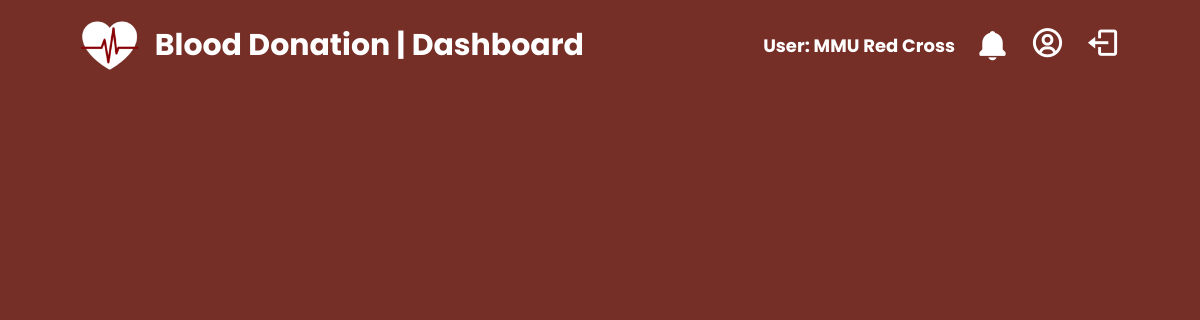
The app's page /admin_approval (signed in), older data.
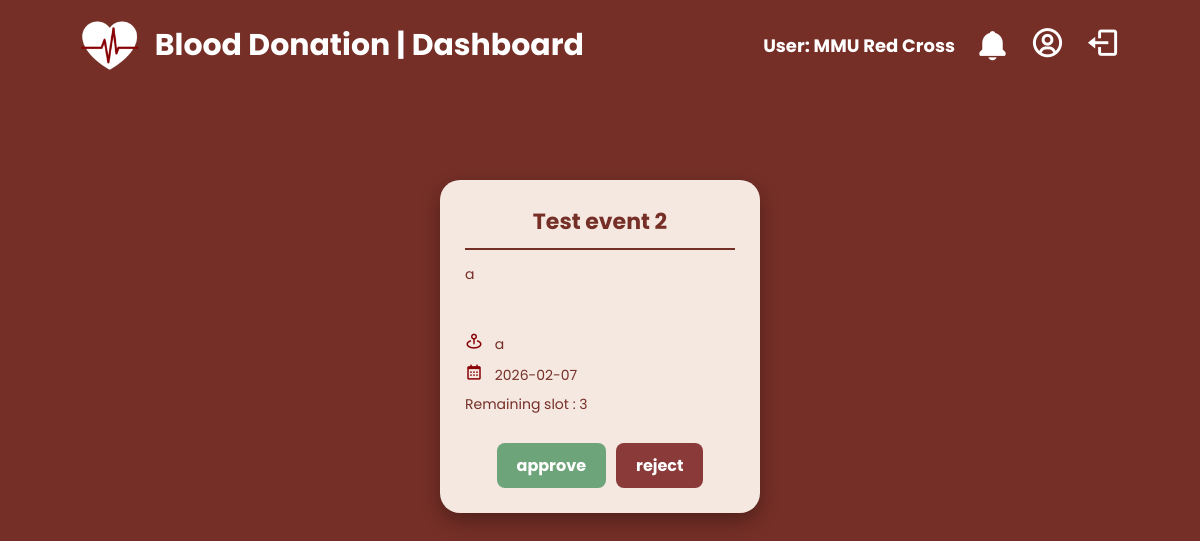
The same page, newer data.
### tables this page shows
CREATE TABLE DonationEvent (
    eventID VARCHAR(20) NOT NULL,
    eventName VARCHAR(100) NOT NULL,
    eventDate DATE NOT NULL,
    eventLocation VARCHAR(20) NOT NULL,
    description VARCHAR(50) NOT NULL,
    userID VARCHAR(20) NOT NULL, -- Links to EventOrganiser 
    availableSlots INT NOT NULL,
    status VARCHAR(15) NOT NULL, -- Pending, Approved, Rejected 
    PRIMARY KEY (eventID),
    FOREIGN KEY (userID) REFERENCES EventOrganiser(userID)
);

### app.py (the view)
@app.route("/admin_approval")
def admin_approval():
    conn = sqlite3.connect("database.db")
    conn.row_factory = sqlite3.Row
    cur = conn.cursor()
    cur.execute("SELECT * FROM DonationEvent WHERE status='Pending'")
    events = cur.fetchall()
    conn.close()
    return render_template(
        "admin_approval.html",
        events=events
    )

### templates/admin_approval.html (shortened to what this page needs)
<!DOCTYPE html>
<html lang="en">
<head>
    <link href='https://unpkg.com/boxicons@2.1.4/css/boxicons.min.css' rel='stylesheet'>
</head>
<body>
    <div class="navbar">
        <div class="navbar-header">
            <img src="/static/logo-heart.png" class="logo-img">
            <a href="{{ url_for('admin_dashboard') }}">Blood Donation | Dashboard</a>
        </div>
        <div class="right-nav">
            <h1>User: {{ session['username'] }}</h1>
            <i class='bx bxs-bell' onclick="toggleNotif()"></i>
            <a href="#"><i class='bx bx-user-circle' style="color:white"></i></a>
            <a href="{{ url_for('login') }}"><i class='bx bx-log-out' style="color:white"></i></a>
        </div>
    </div>
    <div class="main-content">
        <div class="event-container">
            {% for event in events %}
            <div class="event-card">
                <div class="card-top">
                    <h2>{{ event.eventName }}</h2>
                    <div class="line"></div>
                    <p class="desc">{{ event.description }}</p>
                </div>
                <div class="card-middle">
                    <p><i class='bx bx-map-pin'></i> {{ event.eventLocation }}</p>
                    <p><i class='bx bx-calendar'></i> {{ event.eventDate }}</p>
                    <p>Remaining slot : {{ event.availableSlots }}</p>
                </div>
                <div class="action-btns">
                    <a href="{{ url_for('update_status', eventID=event.eventID, action='approve') }}" class="btn-approve">approve</a>
                    <a href="{{ url_for('update_status', eventID=event.eventID, action='reject') }}" class="btn-reject">reject</a>
                </div>
            </div>
            {% endfor %}
        </div>
    </div>
</body>
</html>

### templates/admin_approval.html (style rules this page uses)
* { box-sizing: border-box; font-family: 'Poppins', sans-serif; }
body { margin: 0; background-color: #752f27; scroll-behavior: smooth; }
.navbar { position: fixed; top: 0; width: 100%; height: 90px; background: #752f27; display: flex; justify-content: space-between; align-items: center; padding: 0 80px; z-index: 1000; }
.navbar-header { display: flex; align-items: center; gap: 15px; }
.logo-img { height: 50px; }
.navbar-header a { color: white; font-size: 30px; text-decoration: none; font-weight: 700; }
.right-nav { display: flex; align-items: center; gap: 20px; }
.right-nav h1 { font-size: 18px; color: white; margin: 0; }
.right-nav i { font-size: 35px; cursor: pointer; color: white; transition: 0.3s; }
.main-content { margin-top: 130px; padding: 50px; }
.event-container { display: flex; flex-wrap: wrap; gap: 30px; justify-content: center; }
.event-card { background: #f4e8e1; width: 320px; border-radius: 20px; padding: 25px; display: flex; flex-direction: column; justify-content: space-between; box-shadow: 0 8px 20px rgba(0,0,0,0.3); }
.event-card h2 { color: #752f27; text-align: center; margin: 0; font-size: 22px; }
.line { border-bottom: 2px solid #752f27; margin: 10px 0; }
.desc { color: #752f27; font-size: 14px; margin-bottom: 15px; min-height: 45px; }
.card-middle p { font-size: 14px; color: #752f27; margin: 8px 0; }
.card-middle i { color: #880105; margin-right: 8px; font-size: 18px; }
.action-btns { display: flex; gap: 10px; justify-content: center; margin-top: 20px; }
.btn-approve, .btn-reject { text-decoration: none; padding: 10px 20px; border-radius: 8px; font-weight: 700; color: white; transition: 0.3s; }
.btn-approve { background-color: #6ea47a; }
.btn-reject { background-color: #8b3a3a; }

Row changes from the older to the newer data that the page shows:
added DonationEvent: eventName "Test event 2", description "a", eventLocation "a", eventDate "2026-02-07", availableSlots "3"
